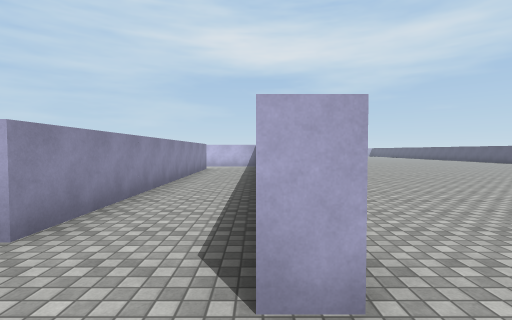
[1] (above)

22 first-person views from a walk through a 3-D level made in the Unity game engine. The camera is 1.5 m above the floor, tilts 2° down and sees 85° across. The floor is counted in squares, 2 m on a side. Each view is taken from the middle of a square. On the plan, view 1 faces up. The plan holds only what a view shows up to about 10 squares ahead; the rest is blank. The place goes on beyond the plan. Surface patterns are stand-ins for the level's own textures.

[2]
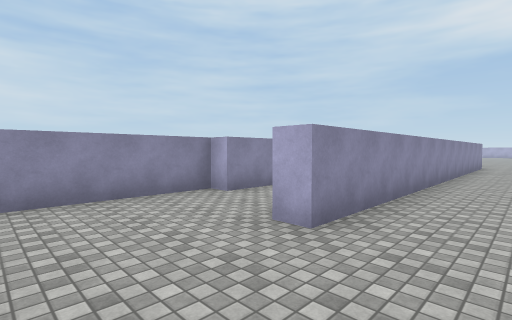

[3]
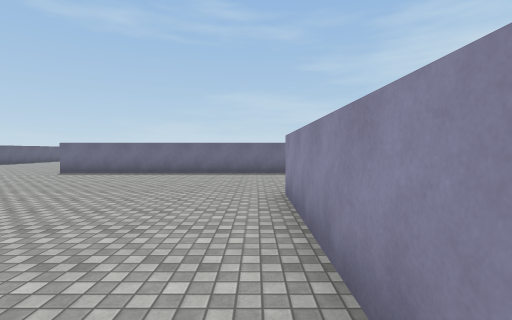

[4]
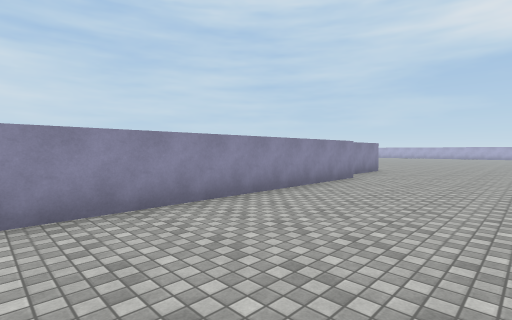

[5]
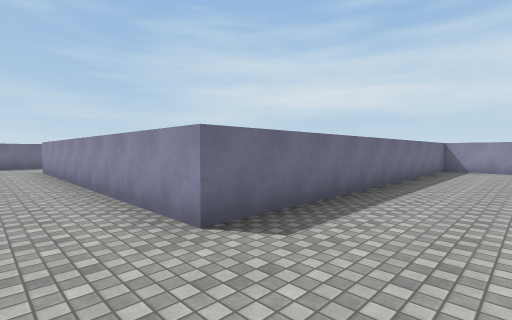

[6]
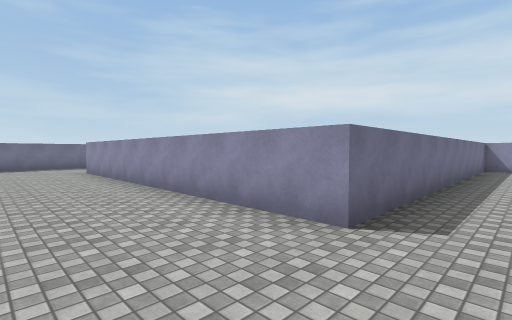

[7]
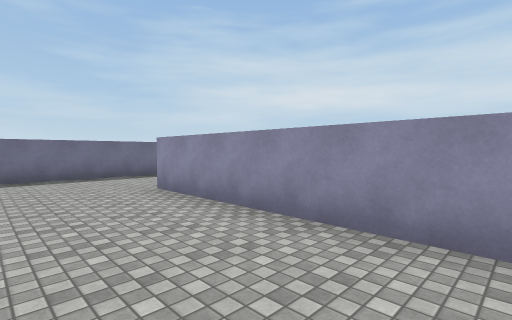

[8]
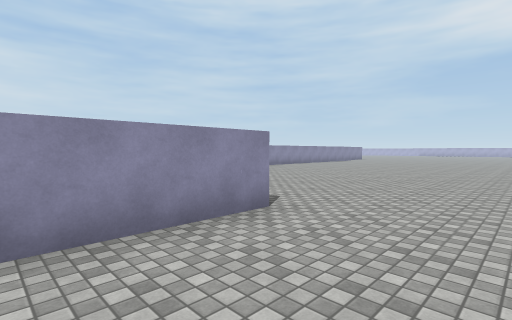

[9]
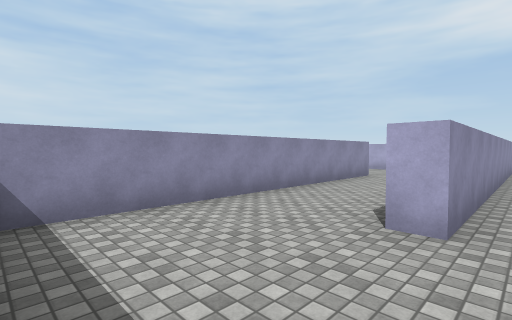

[10]
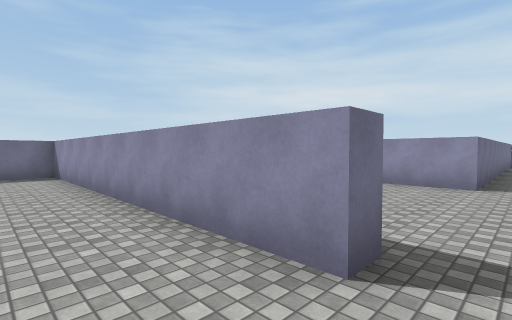

[11]
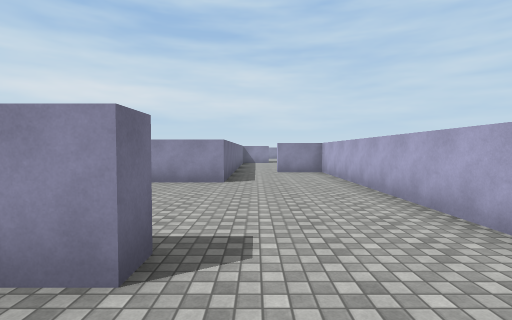

[12]
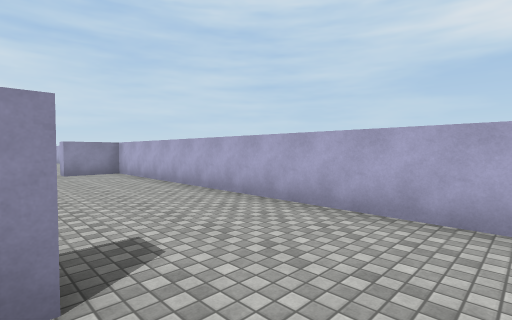

[13]
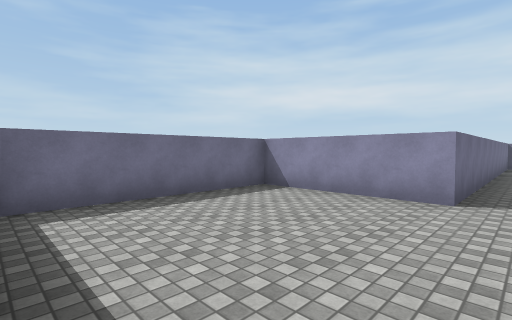

[14]
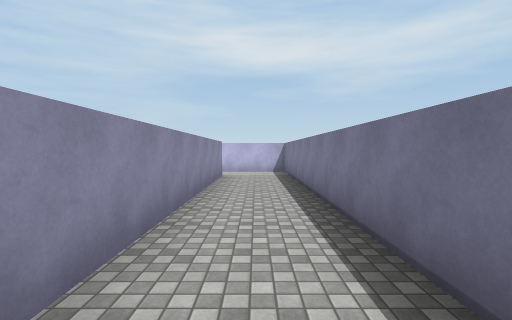

[15]
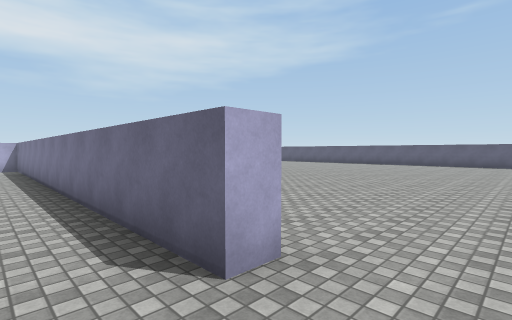

[16]
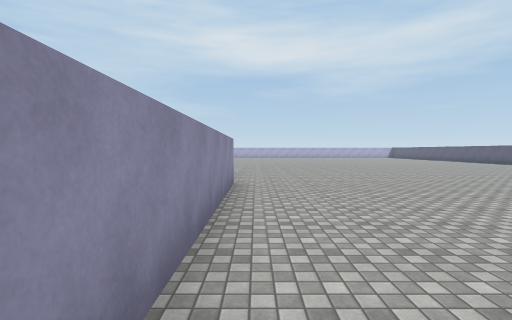

[17]
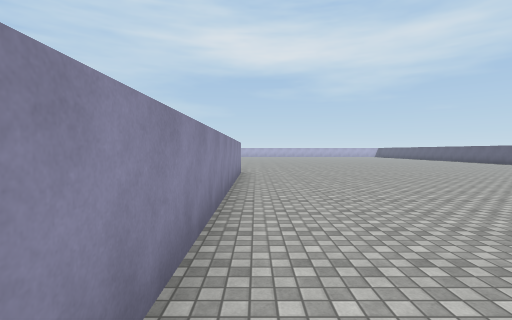

[18]
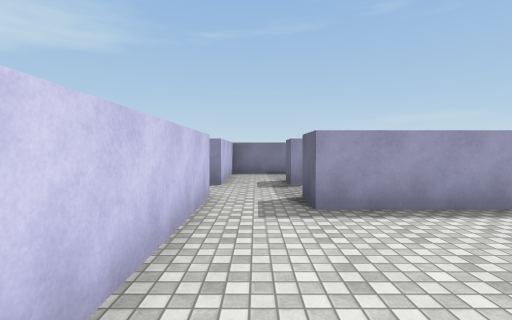

[19]
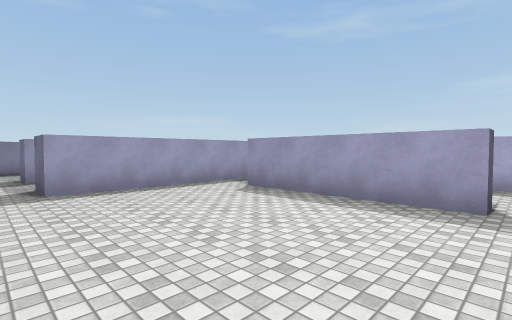

[20]
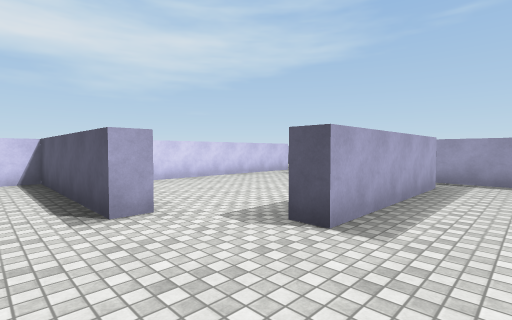

[21]
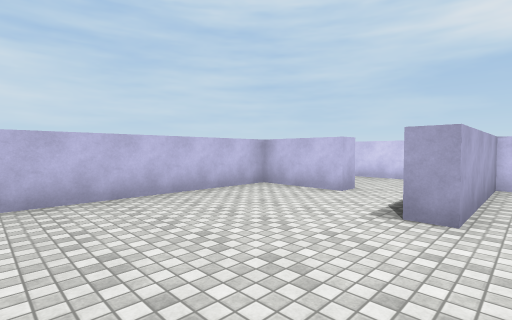

[22]
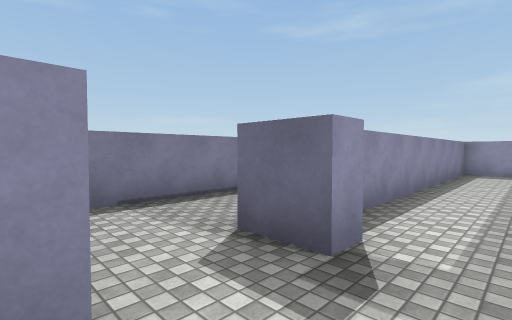

### Floor plan
Key: @ floor where view 1 was taken; # wall or solid block; . floor; B block.
Columns run from 16 left of view 1 to 10 right of it. Each row starts with its distance up from view 1.
 14  ####           #.........
 13   ..########.####.........
 12   ..#...........#........
 11 ###.#......B.BB.#........
 10 #...#......#..#.#........
  9 #...B......#..#.#........
  8 #.....####.#..#.#.......
  7 #..........#..#.#.......
  6 #..........#..#.#.........
  5      ##     ..#.#.........
  4             ..#.#..........
  3             ###.#..........
  2              #..#..........
  1              #.............
  0              #..@..........
 -1              #.............
 -2              #.............
 -3             B###########...
 -4             #..........#...
 -5             #..........#...
 -6           .............#...
 -7        #########....#..#...
 -8                #....#..#...
 -9                #....#..#...
-10                ######..#...
-11                     #..#...
-12                     #..#...
-13                     #......
-14                     #......
-15                     #......
-16                     #######

Where each view was taken, in squares from view 1:
view 1: 0 up, 0 right, facing up
view 2: 1 down, 2 right, facing up-left
view 3: 6 up, 1 right, facing down
view 4: 6 up, 4 right, facing up-left
view 5: 1 down, 9 right, facing down-left
view 6: 2 down, 10 right, facing down-left
view 7: 7 down, 10 right, facing down-left
view 8: 6 down, 10 right, facing up-left
view 9: 15 down, 8 right, facing up-left
view 10: 6 down, 6 right, facing down-left
view 11: 6 down, 6 right, facing left
view 12: 7 down, 6 right, facing up-left
view 13: 6 down, 4 right, facing down-left
view 14: 3 up, 1 left, facing up
view 15: 0 up, 1 left, facing up-right
view 16: 7 up, 1 right, facing up
view 17: 4 up, 1 right, facing up
view 18: 12 up, 9 left, facing right
view 19: 12 up, 11 left, facing down-right
view 20: 6 up, 13 left, facing up-right
view 21: 6 up, 11 left, facing up-left
view 22: 13 up, 4 left, facing down-right
